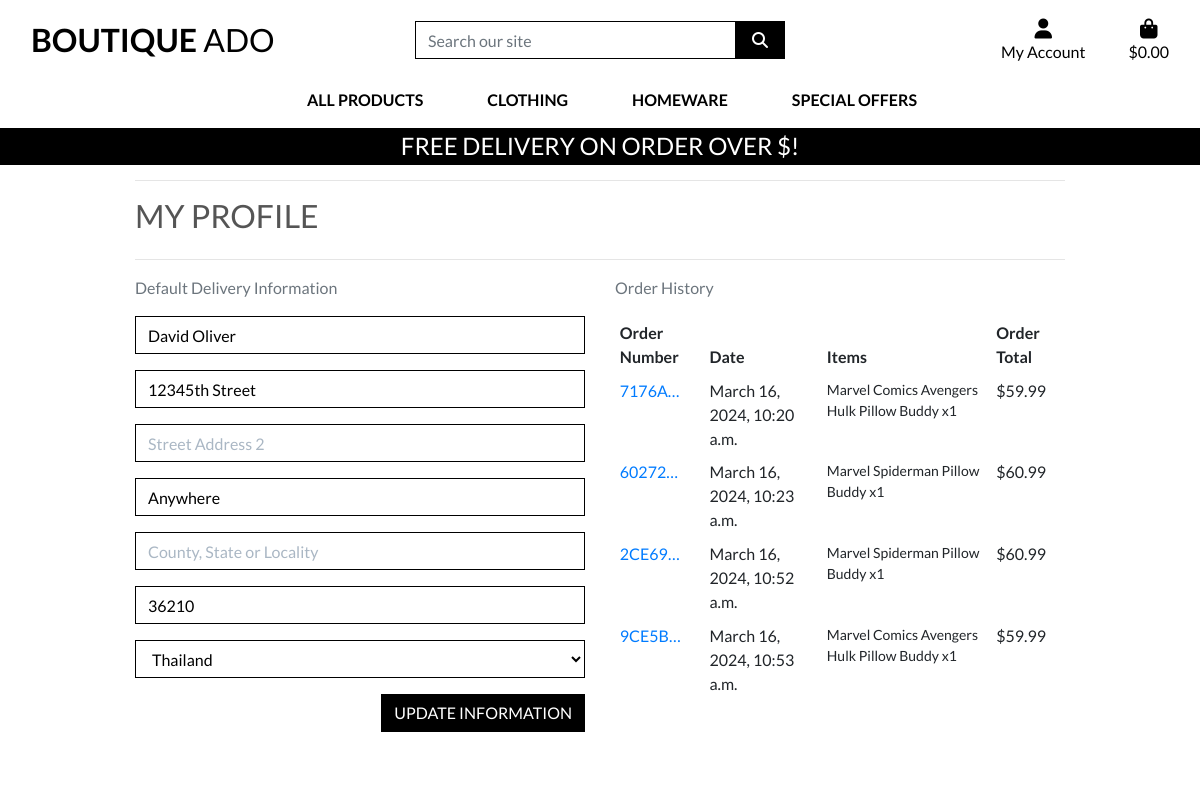
/profile/ (signed in), run on the app's committed database.
### profiles/models.py (models this page shows, shortened)
class UserProfile(models.Model):
    user = models.OneToOneField(User, on_delete=models.CASCADE)
    default_phone_number = models.CharField(max_length=20, null=True, blank=True)
    default_street_address1 = models.CharField(max_length=80, null=True, blank=True)
    default_street_address2 = models.CharField(max_length=80, null=True, blank=True)
    default_town_or_city = models.CharField(max_length=40, null=True, blank=True)
    default_county = models.CharField(max_length=80, null=True, blank=True)
    default_postcode = models.CharField(max_length=20, null=True, blank=True)
    default_country = CountryField(blank_label='Country', null=True, blank=True)

### checkout/models.py (models this page shows, shortened)
class Order(models.Model):
    order_number = models.CharField(max_length=32, null=False, editable=False)
    user_profile = models.ForeignKey(UserProfile, on_delete=models.SET_NULL,
                                     null=True, blank=True, related_name='orders')
    full_name = models.CharField(max_length=50, null=False, blank=False)
    email = models.EmailField(max_length=254, null=False, blank=False)
    phone_number = models.CharField(max_length=20, null=False, blank=False)
    country = CountryField(blank_label='Country *', null=False, blank=False)
    postcode = models.CharField(max_length=20, null=True, blank=True)
    town_or_city = models.CharField(max_length=40, null=False, blank=False)
    street_address1 = models.CharField(max_length=80, null=False, blank=False)
    street_address2 = models.CharField(max_length=80, null=True, blank=True)
    county = models.CharField(max_length=80, null=True, blank=True)
    date = models.DateTimeField(auto_now_add=True)
    delivery_cost = models.DecimalField(max_digits=6, decimal_places=2, null=False, default=0)
    order_total = models.DecimalField(max_digits=10, decimal_places=2, null=False, default=0)
    grand_total = models.DecimalField(max_digits=10, decimal_places=2, null=False, default=0)
    original_bag = models.TextField(null=False, blank=False, default='')
    stripe_pid = models.CharField(max_length=254, null=False, blank=False, default='')

class OrderLineItem(models.Model):
    order = models.ForeignKey(Order, null=False, blank=False, on_delete=models.CASCADE, related_name='lineitems')
    product = models.ForeignKey(Product, null=False, blank=False, on_delete=models.CASCADE)
    product_size = models.CharField(max_length=2, null=True, blank=True) # XS, S, M, L, XL
    quantity = models.IntegerField(null=False, blank=False, default=0)
    lineitem_total = models.DecimalField(max_digits=6, decimal_places=2, null=False, blank=False, editable=False)

### products/models.py (models this page shows, shortened)
class Product(models.Model):
    category = models.ForeignKey('Category', null=True, blank=True, on_delete=models.SET_NULL)
    sku = models.CharField(max_length=254, null=True, blank=True)
    name = models.CharField(max_length=254)
    description = models.TextField()
    has_sizes = models.BooleanField(default=False, null=True, blank=True)
    price = models.DecimalField(max_digits=6, decimal_places=2)
    rating = models.DecimalField(max_digits=6, decimal_places=2, null=True, blank=True)
    image_url = models.URLField(max_length=1024, null=True, blank=True)
    image = models.ImageField(null=True, blank=True)

### profiles/views.py (the view)
# urls.py: path('profile/', include('profiles.urls')),
@login_required
def profile(request):
    profile = get_object_or_404(UserProfile, user=request.user)
    if request.method == 'POST':
        form = UserProfileForm(request.POST, instance=profile)
        if form.is_valid():
            form.save()
            messages.success(request, 'Profile updated successfully')
        else:
            messages.error(request, 'Update failed. Please ensure the form is valid.')
    else:
        form = UserProfileForm(instance=profile)
    orders = profile.orders.all()
    template = 'profiles/profile.html'
    context = {
        'form': form,
        'orders': orders,
        'on_profile_page': True
    }
    return render(request, template, context)

### profiles/forms.py
class UserProfileForm(forms.ModelForm):
    class Meta:
        model = UserProfile
        exclude = ('user',)
    def __init__(self, *args, **kwargs):
        super().__init__(*args, **kwargs)
        placeholders = {
            'default_phone_number': 'Phone Number',
            'default_postcode': 'Postal Code',
            'default_town_or_city': 'Town or City',
            'default_street_address1': 'Street Address 1',
            'default_street_address2': 'Street Address 2',
            'default_county': 'County, State or Locality',
        }
        self.fields['default_phone_number'].widget.attrs['autofocus'] = True
        for field in self.fields:
            if field != 'default_country':
                if self.fields[field].required:
                    placeholder = f'{placeholders[field]} *'
                else:
                    placeholder = placeholders[field]
                self.fields[field].widget.attrs['placeholder'] = placeholder
            self.fields[field].widget.attrs['class'] = 'border-black rounded-0 profile-form-input'
            self.fields[field].label = False

### bag/contexts.py (called while the page is built, shortened)
def bag_contexts(request):
    bag_items = []
    total = 0
    product_count = 0
    bag = request.session.get('bag', {})
    if total < settings.FREE_DELIVERY_THRESHOLD:
        delivery = total * Decimal(settings.STANDARD_DELIVERY_PERCENTAGE / 100)
        free_delivery_delta = settings.FREE_DELIVERY_THRESHOLD - total # How much need to spend to get free delivery
    else:
        delivery = 0
        free_delivery_delta = 0
    grand_total = delivery + total
    context = {
        'bag_items': bag_items,
        'total': total,
        'product_count': product_count,
        'delivery': delivery,
        'free_delivery_delta': free_delivery_delta,
        'grand_total': grand_total
    }
    return context

### profiles/templates/profiles/profile.html (shortened to what this page needs)
{% extends "base.html" %}
{% load static %}
{% block extra_css %}
    <link rel="stylesheet" href="{% static 'profiles/css/profile.css' %}">
{% endblock %}
{% block page_header %}
    <div class="container header-container">
    </div>
{% endblock %}
{% block content %}
    <div class="overlay"></div>
    <div class="container">
        <div class="row">
            <div class="col">
                <hr>
                <h2 class="logo-font mb-4">My Profile</h2>
                <hr>
            </div>
        </div>
        <div class="row">
            <div class="col-12 col-lg-6">
                <p class="text-muted">Default Delivery Information</p>
                <form class="mt-3" action="{% url 'profile' %}" method="POST" id="profile-update-form">
                    {{ form|crispy }}
                    <button class="btn btn-black rounded-0 text-uppercase float-right">Update Information</button>
                </form>
            </div>
            <div class="col-12 col-lg-6">
                <p class="text-muted">Order History</p>
                <div class="order-history table-responsive">
                    <table class="table table-sm table-borderless">
                        <thead>
                            <tr>
                                <th>Order Number</th>
                                <th>Date</th>
                                <th>Items</th>
                                <th>Order Total</th>
                            </tr>
                        </thead>
                        <tbody>
                            {% for order in orders %}
                                <tr>
                                    <td>
                                        <a href="{% url 'order_history' order.order_number %}"
                                        title="{{ order.order_number }}">
                                            {{ order.order_number|truncatechars:6 }}
                                        </a>
                                    </td>
                                    <td>{{ order.date }}</td>
                                    <td>
                                        <ul class="list-unstyled">
                                            {% for item in order.lineitems.all %}
                                                <li class="small">
                                                    {{ item.product.name }} x{{ item.quantity }}
                                                </li>
                                            {% endfor %}
                                        </ul>
                                    </td>
                                    <td>${{ order.grand_total }}</td>
                                </tr>
                            {% endfor %}
                        </tbody>
                    </table>
                </div>
            </div>
        </div>
{% endblock %}

### static/css/base.css (style rules this page uses)
html { height: 100%; }
body { background: url('/media/homepage_background_cropped.jpg') no-repeat center center fixed; background-size: cover; height: calc(100vh - 164px); color: #555; font-family: 'Lato'; }
.logo-font { text-transform: uppercase; }
.btn-black { background: black; color: white; }
.border-black { border: 1px solid black !important; }
.overlay { height: 100%; width: 100%; top: 0; left: 0; position: fixed; background: white; z-index: -1; }
@media (min-width: 1200px) { .container { max-width: 80%; } }
@media (min-width: 992px) { .header-container { padding-top: 164px; } }

### profiles/static/profiles/css/profile.css (style rules this page uses)
.order-history { max-height: 416px; overflow-y: auto; }
#profile-update-form .form-control { color: #000; }
#profile-update-form input::placeholder { color: #aab7c4; }
#id_default_country, #id_default_country option:not(:first-child) { color: #000; }

### data on the page
UserProfile: default_phone_number "David Oliver", default_street_address1 "12345th Street", default_town_or_city "Anywhere", default_postcode "36210", default_country "Thailand"
Order: order_number "7176A…", date "March 16, 2024, 10:20 a.m.", grand_total "59.99"
OrderLineItem: product.name "Marvel Comics Avengers Hulk Pillow Buddy", quantity "1"
Order: order_number "60272…", date "March 16, 2024, 10:23 a.m.", grand_total "60.99"
OrderLineItem: product.name "Marvel Spiderman Pillow Buddy", quantity "1"
Order: order_number "2CE69…", date "March 16, 2024, 10:52 a.m.", grand_total "60.99"
OrderLineItem: product.name "Marvel Spiderman Pillow Buddy", quantity "1"
Order: order_number "9CE5B…", date "March 16, 2024, 10:53 a.m.", grand_total "59.99"
OrderLineItem: product.name "Marvel Comics Avengers Hulk Pillow Buddy", quantity "1"
